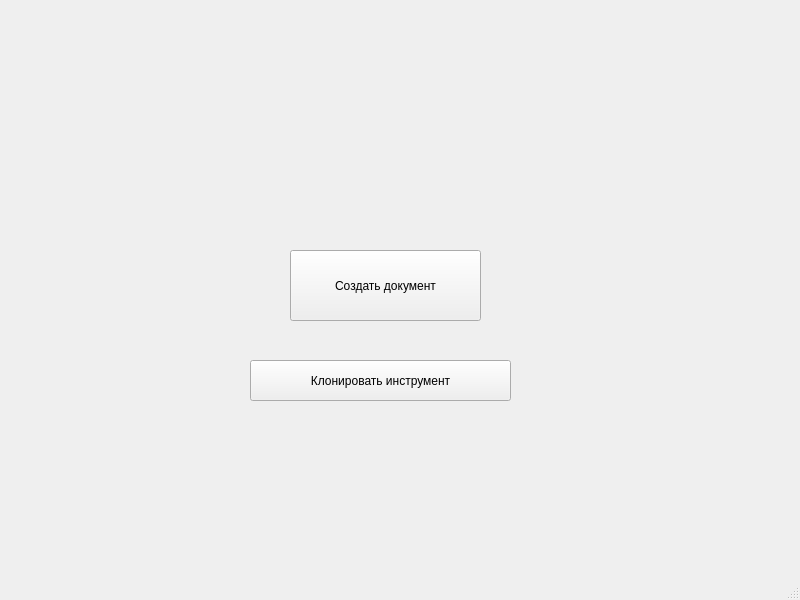
<?xml version="1.0" encoding="UTF-8"?>
<ui version="4.0">
 <class>MainWindow</class>
 <widget class="QMainWindow" name="MainWindow">
  <property name="geometry">
   <rect>
    <x>0</x>
    <y>0</y>
    <width>800</width>
    <height>600</height>
   </rect>
  </property>
  <property name="windowTitle">
   <string>MainWindow</string>
  </property>
  <widget class="QWidget" name="centralwidget">
   <widget class="QPushButton" name="btnNewDoc">
    <property name="geometry">
     <rect>
      <x>290</x>
      <y>250</y>
      <width>191</width>
      <height>71</height>
     </rect>
    </property>
    <property name="text">
     <string>Создать документ</string>
    </property>
   </widget>
   <widget class="QPushButton" name="btnCloneTool">
    <property name="geometry">
     <rect>
      <x>250</x>
      <y>360</y>
      <width>261</width>
      <height>41</height>
     </rect>
    </property>
    <property name="text">
     <string>Клонировать инструмент</string>
    </property>
   </widget>
  </widget>
  <widget class="QMenuBar" name="menubar">
   <property name="geometry">
    <rect>
     <x>0</x>
     <y>0</y>
     <width>800</width>
     <height>23</height>
    </rect>
   </property>
  </widget>
  <widget class="QStatusBar" name="statusbar"/>
 </widget>
 <resources/>
 <connections/>
</ui>
